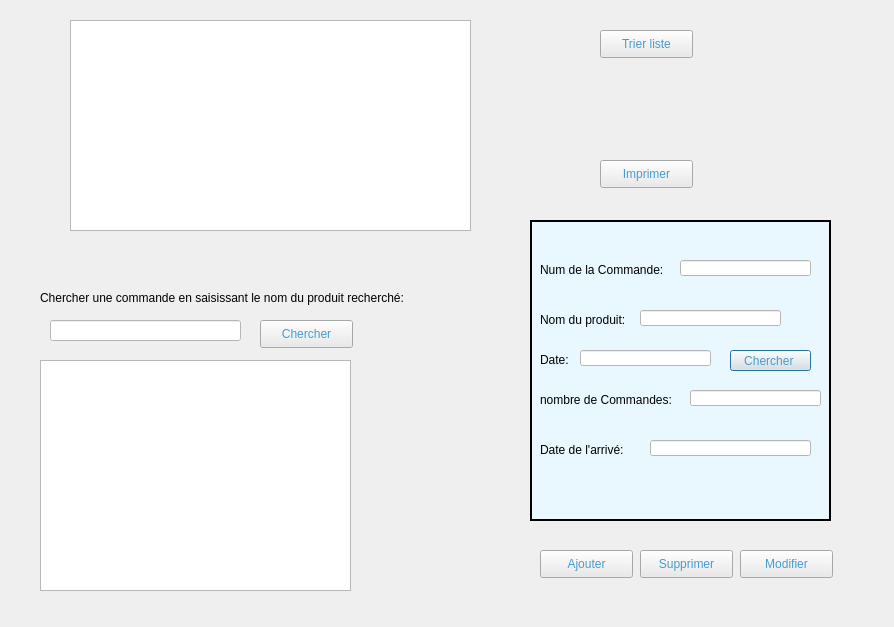
<?xml version="1.0" encoding="UTF-8"?>
<ui version="4.0">
 <class>commande</class>
 <widget class="QDialog" name="commande">
  <property name="geometry">
   <rect>
    <x>0</x>
    <y>0</y>
    <width>894</width>
    <height>627</height>
   </rect>
  </property>
  <property name="windowTitle">
   <string>Gestion de commande</string>
  </property>
  <widget class="QFrame" name="frame">
   <property name="geometry">
    <rect>
     <x>530</x>
     <y>220</y>
     <width>301</width>
     <height>301</height>
    </rect>
   </property>
   <property name="styleSheet">
    <string notr="true">background-color:rgb(233,248,255);</string>
   </property>
   <property name="frameShape">
    <enum>QFrame::Box</enum>
   </property>
   <property name="frameShadow">
    <enum>QFrame::Plain</enum>
   </property>
   <property name="lineWidth">
    <number>2</number>
   </property>
   <property name="midLineWidth">
    <number>0</number>
   </property>
   <widget class="QLabel" name="label_11">
    <property name="geometry">
     <rect>
      <x>10</x>
      <y>40</y>
      <width>131</width>
      <height>20</height>
     </rect>
    </property>
    <property name="styleSheet">
     <string notr="true"/>
    </property>
    <property name="text">
     <string>Num de la Commande:</string>
    </property>
   </widget>
   <widget class="QLabel" name="label_12">
    <property name="geometry">
     <rect>
      <x>10</x>
      <y>90</y>
      <width>91</width>
      <height>20</height>
     </rect>
    </property>
    <property name="styleSheet">
     <string notr="true"/>
    </property>
    <property name="text">
     <string>Nom du produit:</string>
    </property>
   </widget>
   <widget class="QLabel" name="label_22">
    <property name="geometry">
     <rect>
      <x>10</x>
      <y>220</y>
      <width>91</width>
      <height>20</height>
     </rect>
    </property>
    <property name="styleSheet">
     <string notr="true"/>
    </property>
    <property name="text">
     <string>Date de l'arrivé:</string>
    </property>
   </widget>
   <widget class="QLabel" name="label_14">
    <property name="geometry">
     <rect>
      <x>10</x>
      <y>170</y>
      <width>141</width>
      <height>20</height>
     </rect>
    </property>
    <property name="styleSheet">
     <string notr="true"/>
    </property>
    <property name="text">
     <string>nombre de Commandes:</string>
    </property>
   </widget>
   <widget class="QLabel" name="label_13">
    <property name="geometry">
     <rect>
      <x>10</x>
      <y>130</y>
      <width>41</width>
      <height>20</height>
     </rect>
    </property>
    <property name="styleSheet">
     <string notr="true"/>
    </property>
    <property name="text">
     <string>Date:</string>
    </property>
   </widget>
   <widget class="QLineEdit" name="lineEdit_numC">
    <property name="geometry">
     <rect>
      <x>150</x>
      <y>40</y>
      <width>131</width>
      <height>16</height>
     </rect>
    </property>
    <property name="styleSheet">
     <string notr="true">background-color: rgb(255, 255, 255);
font: 10pt &quot;MS Shell Dlg 2&quot;;
color: rgb(0, 0, 0);
text-decoration:none;</string>
    </property>
    <property name="clearButtonEnabled">
     <bool>true</bool>
    </property>
   </widget>
   <widget class="QLineEdit" name="lineEdit_nomP_4">
    <property name="geometry">
     <rect>
      <x>110</x>
      <y>90</y>
      <width>141</width>
      <height>16</height>
     </rect>
    </property>
    <property name="styleSheet">
     <string notr="true">background-color: rgb(255, 255, 255);
font: 10pt &quot;MS Shell Dlg 2&quot;;
color: rgb(0, 0, 0);
text-decoration:none;</string>
    </property>
    <property name="clearButtonEnabled">
     <bool>true</bool>
    </property>
   </widget>
   <widget class="QLineEdit" name="lineEdit_date">
    <property name="geometry">
     <rect>
      <x>50</x>
      <y>130</y>
      <width>131</width>
      <height>16</height>
     </rect>
    </property>
    <property name="styleSheet">
     <string notr="true">background-color: rgb(255, 255, 255);
font: 10pt &quot;MS Shell Dlg 2&quot;;
color: rgb(0, 0, 0);
text-decoration:none;</string>
    </property>
    <property name="clearButtonEnabled">
     <bool>true</bool>
    </property>
   </widget>
   <widget class="QLineEdit" name="lineEdit_nbrC">
    <property name="geometry">
     <rect>
      <x>160</x>
      <y>170</y>
      <width>131</width>
      <height>16</height>
     </rect>
    </property>
    <property name="styleSheet">
     <string notr="true">background-color: rgb(255, 255, 255);
font: 10pt &quot;MS Shell Dlg 2&quot;;
color: rgb(0, 0, 0);
text-decoration:none;</string>
    </property>
    <property name="clearButtonEnabled">
     <bool>true</bool>
    </property>
   </widget>
   <widget class="QLineEdit" name="lineEdit_date_delait">
    <property name="geometry">
     <rect>
      <x>120</x>
      <y>220</y>
      <width>161</width>
      <height>16</height>
     </rect>
    </property>
    <property name="styleSheet">
     <string notr="true">background-color: rgb(255, 255, 255);
font: 10pt &quot;MS Shell Dlg 2&quot;;
color: rgb(0, 0, 0);
text-decoration:none;</string>
    </property>
    <property name="clearButtonEnabled">
     <bool>true</bool>
    </property>
   </widget>
   <widget class="QPushButton" name="pushButton_chercherD">
    <property name="geometry">
     <rect>
      <x>200</x>
      <y>130</y>
      <width>81</width>
      <height>21</height>
     </rect>
    </property>
    <property name="styleSheet">
     <string notr="true">border-color: rgb(0, 123, 180);
font: 10pt &quot;MS Shell Dlg 2&quot;;
background-color: rgb(234, 234, 234);
color: qlineargradient(spread:reflect, x1:0, y1:0, x2:1, y2:0, stop:0.512712 rgba(70, 156, 208, 255));</string>
    </property>
    <property name="text">
     <string>Chercher </string>
    </property>
   </widget>
  </widget>
  <widget class="QPushButton" name="pushButton_ajout_C">
   <property name="geometry">
    <rect>
     <x>540</x>
     <y>550</y>
     <width>93</width>
     <height>28</height>
    </rect>
   </property>
   <property name="styleSheet">
    <string notr="true">border-color: rgb(0, 123, 180);
font: 10pt &quot;MS Shell Dlg 2&quot;;
background-color: rgb(234, 234, 234);
color: qlineargradient(spread:reflect, x1:0, y1:0, x2:1, y2:0, stop:0.512712 rgba(70, 156, 208, 255));</string>
   </property>
   <property name="text">
    <string>Ajouter</string>
   </property>
  </widget>
  <widget class="QPushButton" name="pushButton_Modifier_C">
   <property name="geometry">
    <rect>
     <x>740</x>
     <y>550</y>
     <width>93</width>
     <height>28</height>
    </rect>
   </property>
   <property name="styleSheet">
    <string notr="true">border-color: rgb(0, 123, 180);
font: 10pt &quot;MS Shell Dlg 2&quot;;
background-color: rgb(234, 234, 234);
color: qlineargradient(spread:reflect, x1:0, y1:0, x2:1, y2:0, stop:0.512712 rgba(70, 156, 208, 255));</string>
   </property>
   <property name="text">
    <string>Modifier</string>
   </property>
  </widget>
  <widget class="QPushButton" name="pushButton_supprimer_C">
   <property name="geometry">
    <rect>
     <x>640</x>
     <y>550</y>
     <width>93</width>
     <height>28</height>
    </rect>
   </property>
   <property name="styleSheet">
    <string notr="true">border-color: rgb(0, 123, 180);
font: 10pt &quot;MS Shell Dlg 2&quot;;
background-color: rgb(234, 234, 234);
color: qlineargradient(spread:reflect, x1:0, y1:0, x2:1, y2:0, stop:0.512712 rgba(70, 156, 208, 255));</string>
   </property>
   <property name="text">
    <string>Supprimer</string>
   </property>
  </widget>
  <widget class="QTableView" name="tableCommande_2">
   <property name="geometry">
    <rect>
     <x>40</x>
     <y>360</y>
     <width>311</width>
     <height>231</height>
    </rect>
   </property>
  </widget>
  <widget class="QLineEdit" name="lineEdit_nomP_6">
   <property name="geometry">
    <rect>
     <x>50</x>
     <y>320</y>
     <width>191</width>
     <height>21</height>
    </rect>
   </property>
   <property name="styleSheet">
    <string notr="true">background-color: rgb(255, 255, 255);
font: 10pt &quot;MS Shell Dlg 2&quot;;
color: rgb(0, 0, 0);
text-decoration:none;</string>
   </property>
   <property name="clearButtonEnabled">
    <bool>true</bool>
   </property>
  </widget>
  <widget class="QPushButton" name="pushButton_rechercher_C">
   <property name="geometry">
    <rect>
     <x>260</x>
     <y>320</y>
     <width>93</width>
     <height>28</height>
    </rect>
   </property>
   <property name="styleSheet">
    <string notr="true">border-color: rgb(0, 123, 180);
font: 10pt &quot;MS Shell Dlg 2&quot;;
background-color: rgb(234, 234, 234);
color: qlineargradient(spread:reflect, x1:0, y1:0, x2:1, y2:0, stop:0.512712 rgba(70, 156, 208, 255));</string>
   </property>
   <property name="text">
    <string>Chercher</string>
   </property>
  </widget>
  <widget class="QLabel" name="label_21">
   <property name="geometry">
    <rect>
     <x>40</x>
     <y>290</y>
     <width>391</width>
     <height>16</height>
    </rect>
   </property>
   <property name="styleSheet">
    <string notr="true"> </string>
   </property>
   <property name="text">
    <string>Chercher une commande en saisissant le nom du produit recherché:</string>
   </property>
  </widget>
  <widget class="QTableView" name="tableCommande">
   <property name="geometry">
    <rect>
     <x>70</x>
     <y>20</y>
     <width>401</width>
     <height>211</height>
    </rect>
   </property>
   <property name="styleSheet">
    <string notr="true">color: rgb(0, 0, 0);
font: 10pt &quot;MS Shell Dlg 2&quot;;</string>
   </property>
  </widget>
  <widget class="QPushButton" name="pushButton_tri_2">
   <property name="geometry">
    <rect>
     <x>600</x>
     <y>30</y>
     <width>93</width>
     <height>28</height>
    </rect>
   </property>
   <property name="styleSheet">
    <string notr="true">border-color: rgb(0, 123, 180);
font: 10pt &quot;MS Shell Dlg 2&quot;;
background-color: rgb(234, 234, 234);
color: qlineargradient(spread:reflect, x1:0, y1:0, x2:1, y2:0, stop:0.512712 rgba(70, 156, 208, 255));</string>
   </property>
   <property name="text">
    <string>Trier liste</string>
   </property>
  </widget>
  <widget class="QPushButton" name="pushButton_imprimer_2">
   <property name="geometry">
    <rect>
     <x>600</x>
     <y>160</y>
     <width>93</width>
     <height>28</height>
    </rect>
   </property>
   <property name="styleSheet">
    <string notr="true">border-color: rgb(0, 123, 180);
font: 10pt &quot;MS Shell Dlg 2&quot;;
background-color: rgb(234, 234, 234);
color: qlineargradient(spread:reflect, x1:0, y1:0, x2:1, y2:0, stop:0.512712 rgba(70, 156, 208, 255));</string>
   </property>
   <property name="text">
    <string>Imprimer</string>
   </property>
  </widget>
  <widget class="QLabel" name="label_10">
   <property name="geometry">
    <rect>
     <x>0</x>
     <y>0</y>
     <width>891</width>
     <height>631</height>
    </rect>
   </property>
   <property name="text">
    <string/>
   </property>
  </widget>
  <zorder>label_10</zorder>
  <zorder>frame</zorder>
  <zorder>pushButton_ajout_C</zorder>
  <zorder>pushButton_Modifier_C</zorder>
  <zorder>pushButton_supprimer_C</zorder>
  <zorder>tableCommande_2</zorder>
  <zorder>lineEdit_nomP_6</zorder>
  <zorder>pushButton_rechercher_C</zorder>
  <zorder>label_21</zorder>
  <zorder>tableCommande</zorder>
  <zorder>pushButton_tri_2</zorder>
  <zorder>pushButton_imprimer_2</zorder>
 </widget>
 <resources/>
 <connections/>
</ui>
